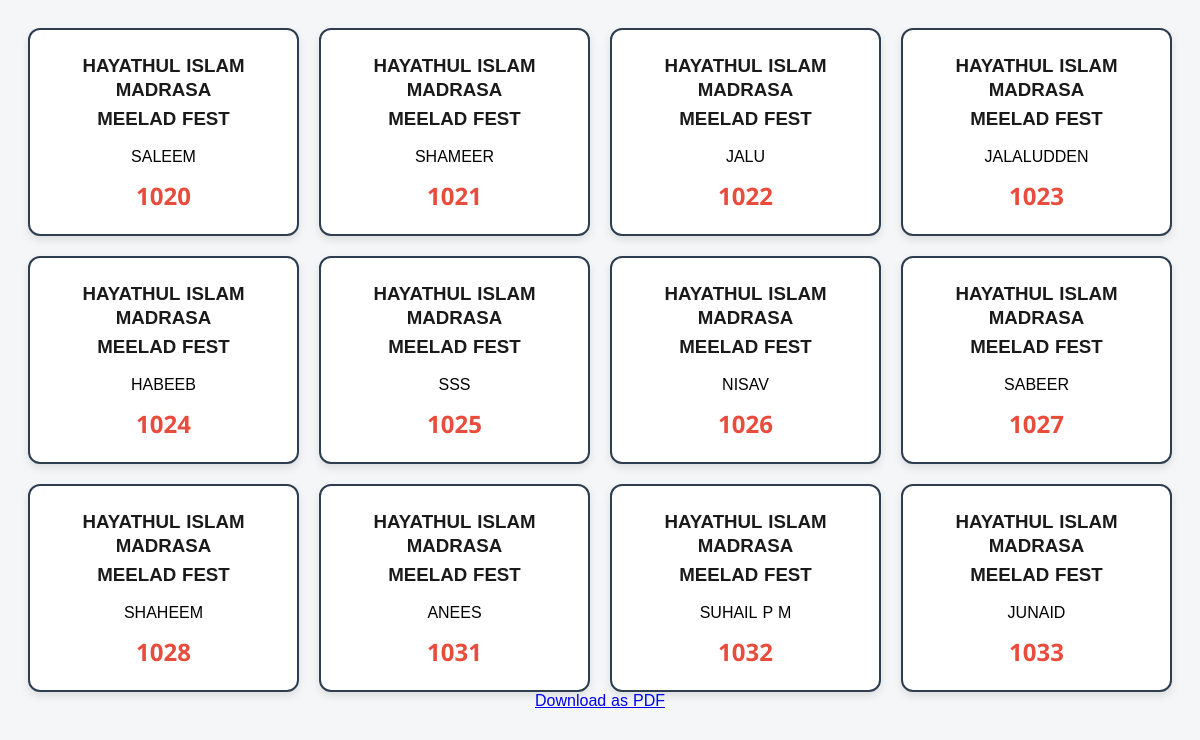
/chest_number/, run on an earlier commit of the app's database.
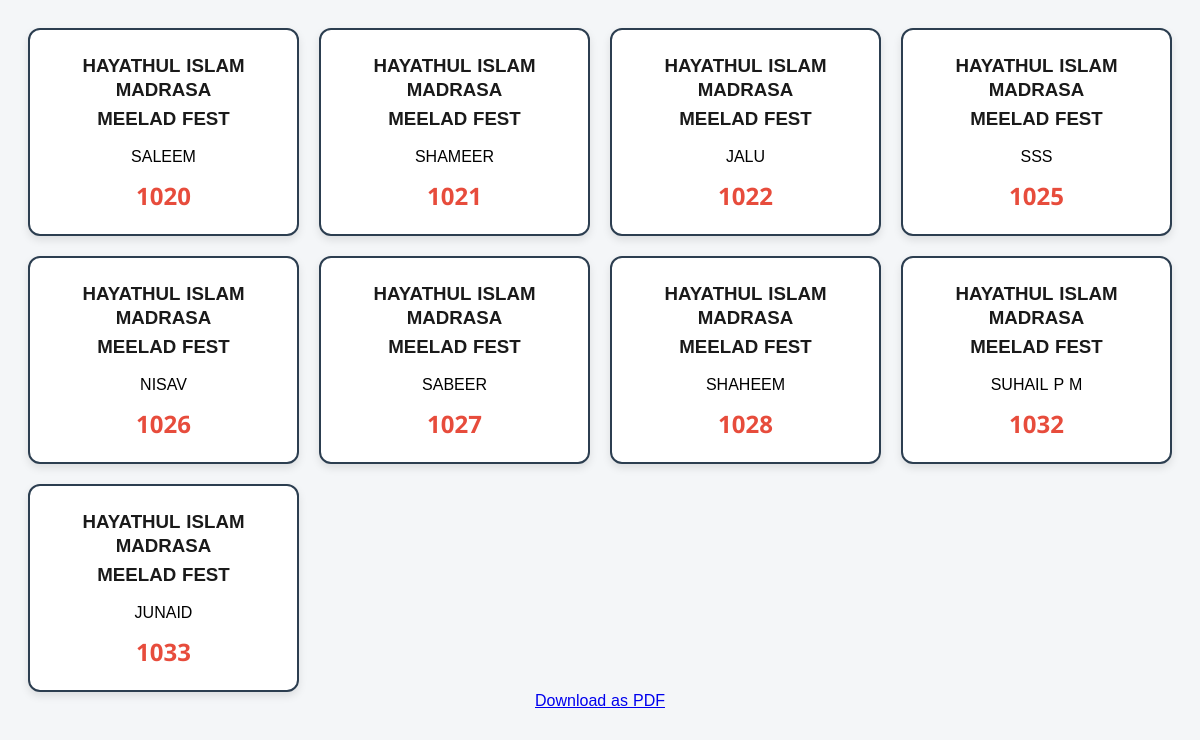
And on a later commit of the database.
### core/models.py (models this page shows, shortened)
class Contestant(models.Model):
    chest_no = models.PositiveIntegerField(unique=True, null=True)
    name = models.CharField(max_length=100)
    team = models.ForeignKey(Team, on_delete=models.CASCADE, null=True, blank=True)
    category = models.ForeignKey(Category, on_delete=models.CASCADE, null=True)
    total_points = models.IntegerField(default=0)

### core/views.py (the view)
# urls.py: path('chest_number/', views.chest_number, name='chest_number'),
def chest_number(request):
    contestant = Contestant.objects.all()
    context = {
        'contestant' : contestant
    }
    return render(request, 'chest_number.html', context)

### templates/chest_number.html (shortened to what this page needs)
<!DOCTYPE html>
<html lang="ml">
<head>
</head>
<body>
    <div class="card-container">
        {% for i in contestant %}
        <div class="card">
            <h3>HAYATHUL ISLAM MADRASA</h3>
            <h3>MEELAD FEST</h3>
            <p>{{ i.name|upper }}</p>
            <div class="chest-number">{{ i.chest_no }}</div>
        </div>
        {% endfor %}
    </div>
    <a href="{% url 'download_chest_cards' %}" class="btn btn-primary">
    Download as PDF
</a>
</body>
</html>

What changed in the data, as far as the page shows it:
removed Contestant: name "JALALUDDEN", chest_no "1023"
removed Contestant: name "HABEEB", chest_no "1024"
removed Contestant: name "ANEES", chest_no "1031"
